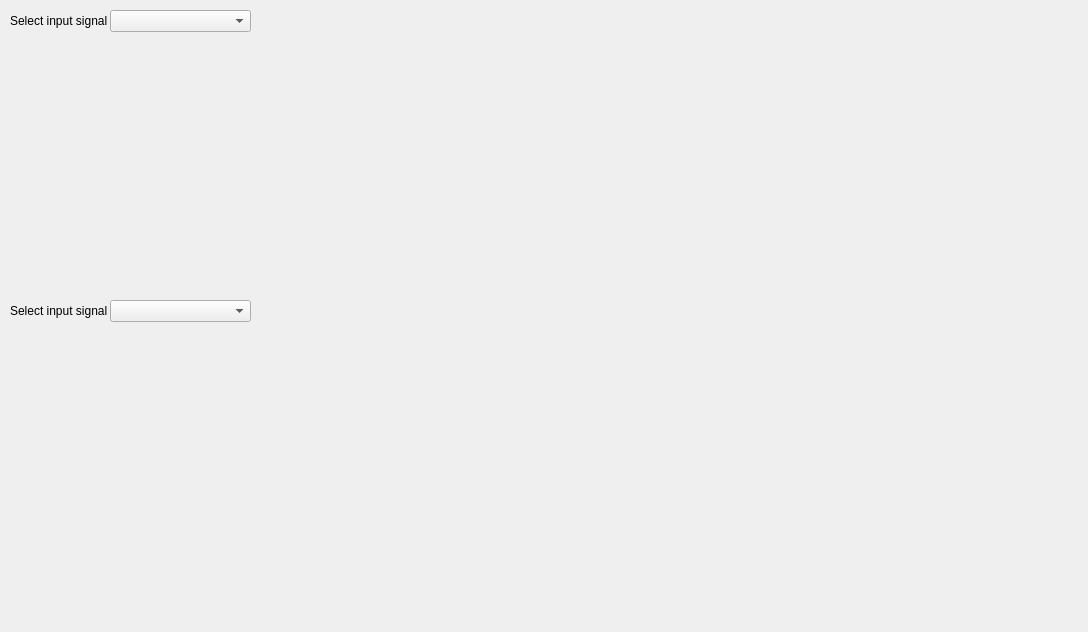
<?xml version="1.0" encoding="UTF-8"?>
<ui version="4.0">
 <class>form_fft</class>
 <widget class="QWidget" name="form_fft">
  <property name="geometry">
   <rect>
    <x>0</x>
    <y>0</y>
    <width>1088</width>
    <height>632</height>
   </rect>
  </property>
  <property name="windowTitle">
   <string>Form</string>
  </property>
  <widget class="QCustomPlot" name="customPlotView1" native="true">
   <property name="geometry">
    <rect>
     <x>10</x>
     <y>40</y>
     <width>1061</width>
     <height>251</height>
    </rect>
   </property>
  </widget>
  <widget class="QComboBox" name="comboBox_signal_slsector_1">
   <property name="geometry">
    <rect>
     <x>110</x>
     <y>10</y>
     <width>141</width>
     <height>22</height>
    </rect>
   </property>
  </widget>
  <widget class="QLabel" name="label">
   <property name="geometry">
    <rect>
     <x>10</x>
     <y>10</y>
     <width>101</width>
     <height>21</height>
    </rect>
   </property>
   <property name="text">
    <string>Select input signal</string>
   </property>
  </widget>
  <widget class="QLabel" name="label_2">
   <property name="geometry">
    <rect>
     <x>10</x>
     <y>300</y>
     <width>101</width>
     <height>21</height>
    </rect>
   </property>
   <property name="text">
    <string>Select input signal</string>
   </property>
  </widget>
  <widget class="QComboBox" name="comboBox_signal_slsector_2">
   <property name="geometry">
    <rect>
     <x>110</x>
     <y>300</y>
     <width>141</width>
     <height>22</height>
    </rect>
   </property>
  </widget>
  <widget class="QCustomPlot" name="customPlotView2" native="true">
   <property name="geometry">
    <rect>
     <x>10</x>
     <y>330</y>
     <width>1061</width>
     <height>281</height>
    </rect>
   </property>
  </widget>
 </widget>
 <customwidgets>
  <customwidget>
   <class>QCustomPlot</class>
   <extends>QWidget</extends>
   <header>qcustomplot.h</header>
   <container>1</container>
  </customwidget>
 </customwidgets>
 <resources/>
 <connections/>
</ui>
